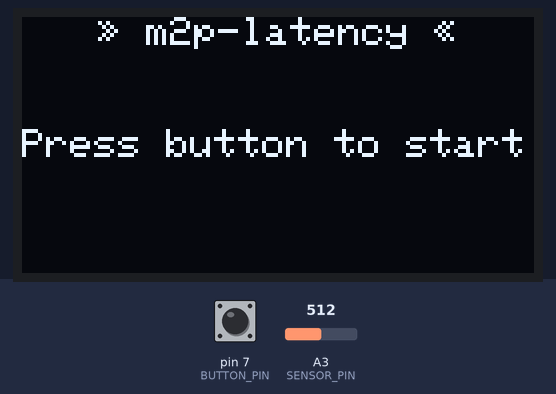
The program below on a simulated Arduino Micro, built with avr-gcc and run on an emulated ATmega32U4. Parts: 128×64 one-colour display. Inputs (shaded band) come from the test bench; at power-on: pin 7 (BUTTON_PIN) HIGH, A3 (SENSOR_PIN) = 512. USB keyboard and mouse output is not drawn.

Above: at 1.2 s.
1.3 s: pin 7 (BUTTON_PIN) pulled LOW for 0.15 s
At 2.0 s:
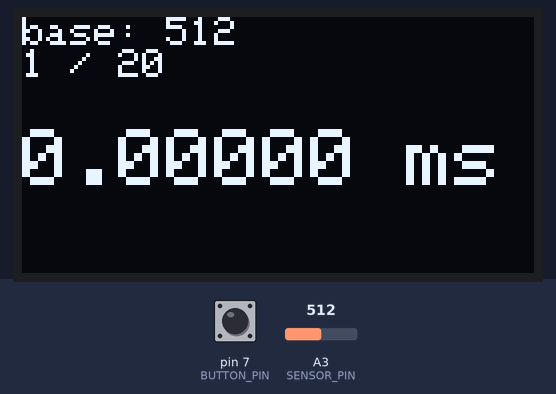
2.9 s: A3 (SENSOR_PIN) set to 532
At 4.0 s:
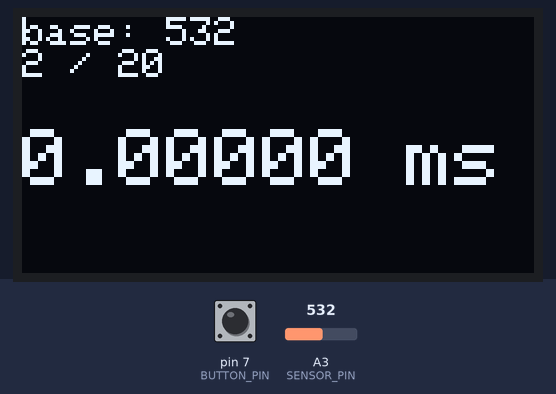
4.7 s: pin 7 (BUTTON_PIN) pulled LOW for 1 s
At 5.5 s:
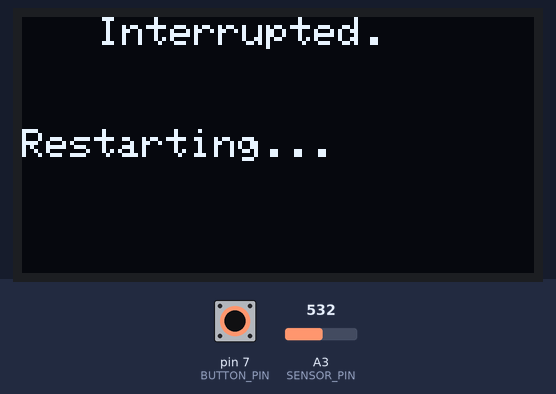
Timing chart, 0 to 7.7 s (numbered marks = the images above; inputs shaded):
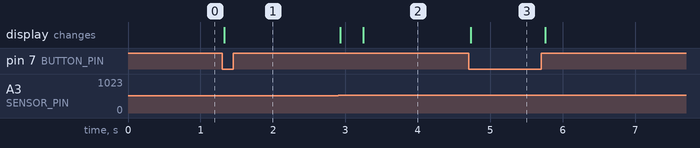

The program:

main.cpp
```cpp
#include "main.h"

uint32_t latencies_us[NUM_CYCLES] = {0};
uint8_t cycle_index = 0;

volatile boolean startRequested = false;
volatile boolean restartRequested = false;
boolean running = false;

/// @brief Inits analog pin and mouse HID
void setup()
{
  initScreen();

  pinMode(BUTTON_PIN, INPUT_PULLUP);
  attachInterrupt(digitalPinToInterrupt(BUTTON_PIN), isr, FALLING);
}

/// @brief Measures brightness, waits for brightness change, saves latency. Shows an average after last cycle.
void loop()
{
  if (startRequested)
  {
    startRequested = false;
    restartRequested = false;
    Mouse.begin();

    while (cycle_index < NUM_CYCLES)
    {
      measure();

      if (restartRequested)
      {
        Mouse.release();
        cycle_index = 0;

        drawInterrupted();
        delay(1000);
        startRequested = false;
        restartRequested = false;
        running = false;
        drawStartupScreen();
        break;
      }
    }

    if (cycle_index == NUM_CYCLES)
    {

      double mean_ms = 0.0;
      double sd_ms = 0.0;
      computeStatsMs(&mean_ms, &sd_ms);
      printAverage(mean_ms, sd_ms);

      cycle_index = 0;
      running = false;
      startRequested = false;
      restartRequested = false;
      Mouse.end();
    }
  }
}

void measure()
{
  // get reference brightness
  uint16_t baseline = analogRead(SENSOR_PIN);
  printMeasurement(baseline, cycle_index, 0.0);

  delay(MEASUREMENT_DELAY_MS);

  running = true;

  baseline = analogRead(SENSOR_PIN);

  // reset timer, click mouse
  const unsigned long start = micros();
  Mouse.press(MOUSE_LEFT);

  while (true)
  {
    if (restartRequested)
    {
      return;
    }

    const int delta = analogRead(SENSOR_PIN) - baseline;

    // loop until brightness delta is bigger than threshold
    if (abs(delta) > BRIGHTNESS_THRESHOLD)
    {
      // save and sum measured latency
      long latency = micros() - start - internalLatency;
      Mouse.release();

      if (latency <= 0)
      {
        printError();
        delay(1000);
        break;
      }

      // store cycle in the array
      if (cycle_index < NUM_CYCLES)
      {
        latencies_us[cycle_index] = latency;
      }

      printMeasurement(baseline, cycle_index, latency / MS_FACTOR, baseline + delta);

      delay(MEASUREMENT_DELAY_MS);

      cycle_index++;
      break;
    }
  }
}

void isr()
{
  if (running)
  {
    restartRequested = true;
  }
  else
  {
    startRequested = true;
  }
}

/// @brief Calculates mean latency and sample standard deviation for an array of us latencies.
void computeStatsMs(double *mean_ms, double *sd_ms)
{
  double sum_us = 0.0;
  double sd_us = 0.0;
  double mean_us = 0.0;
  double variance_us = 0.0;

  if (NUM_CYCLES == 0)
  {
    *mean_ms = 0.0;
    *sd_ms = 0.0;
    return;
  }

  if (NUM_CYCLES == 1)
  {
    *mean_ms = (double)latencies_us[0] / MS_FACTOR;
    *sd_ms = 0.0;
    return;
  }

  // calculate mean
  for (int i = 0; i < NUM_CYCLES; i++)
  {
    sum_us += (double)latencies_us[i];
  }
  mean_us = sum_us / (double)NUM_CYCLES;

  // calculate sample standard deviation

  for (int i = 0; i < NUM_CYCLES; i++)
  {
    const double diff_us = ((double)latencies_us[i]) - mean_us;
    variance_us += diff_us * diff_us;
  }
  sd_us = sqrt(variance_us / (NUM_CYCLES - 1));

  *mean_ms = mean_us / MS_FACTOR;
  *sd_ms = sd_us / MS_FACTOR;
}
```

display.cpp
```cpp
#include "display.h"
#include "main.h"

Adafruit_SSD1306 display(SCREEN_WIDTH, SCREEN_HEIGHT, &Wire, -1);

/// @brief SSD1306 setup and rendering a splashscreen.
void initScreen()
{
  if (!display.begin(SSD1306_SWITCHCAPVCC, DISPLAY_I2C_ADDR))
  {
    // Fatal error - blink RX LED
    pinMode(RX_LED_PIN, OUTPUT);
    while (true)
    {
      digitalWrite(RX_LED_PIN, HIGH);
      delay(BLINK_DELAY);
      digitalWrite(RX_LED_PIN, LOW);
      delay(BLINK_DELAY);
    }
  }

  drawStartupScreen();
}

void drawStartupScreen()
{
  display.clearDisplay();
  display.setTextSize(1);
  display.setTextColor(WHITE);
  display.setCursor(19, 0);
  display.write(GLYPH_LBRAK);
  display.print(" m2p-latency ");
  display.write(GLYPH_RBRAK);
  display.setCursor(0, LOWER_CURSOR_Y);
  display.setTextSize(1);
  display.print("Press button to start");
  display.display();
}

void drawInterrupted()
{
  display.clearDisplay();
  display.setTextSize(1);
  display.setTextColor(WHITE);
  display.setCursor(19, 0);
  display.print("Interrupted.");
  display.setCursor(0, LOWER_CURSOR_Y);
  display.setTextSize(1);
  display.print("Restarting...");
  display.display();
}

/// @brief Draws milliseconds onto the lower portion of the screen.
void drawMsValue(double ms)
{
  display.setTextSize(2);
  display.setCursor(0, LOWER_CURSOR_Y);
  const int digits = log10(ms) + 1;

  display.print(ms, 5 - digits);
  display.print(" ms");
  display.display();
}

/// @brief Draws std dev onto the lower portion of the screen.
void drawStdDevValue(double stddev)
{
  display.setTextSize(1);
  display.setCursor(0, LOWER_CURSOR_Y + 18);
  display.write(GLYPH_SIGMA);
  display.print(" ");
  display.print(stddev, 2);
  display.display();
}

/// @brief To be called between measurements, to show a live update to the user.
void printMeasurement(uint16_t baseline, uint8_t cycle_index, double cycle_latency, uint16_t measured)
{
  display.clearDisplay();

  display.setTextSize(1);
  display.setCursor(0, 0);
  display.print("base: ");
  display.print(baseline);
  display.print(" ");

  if (measured != 0)
  {
    display.write(GLYPH_NEW);
    display.print(" new: ");
    display.print(measured);
  }

  display.setCursor(0, 8);
  display.print(cycle_index + 1);
  display.print(" / ");
  display.print(NUM_CYCLES);

  drawMsValue(cycle_latency);
}

void printError()
{
  display.clearDisplay();

  display.setTextSize(1);
  display.setCursor(0, 0);
  display.println("implausible value!");
  display.print("repeating cycle...");
  display.display();
}

/// @brief To be called after all measurements finish, to show the statistics.
void printAverage(double mean_ms, double sd_ms)
{
  display.clearDisplay();

  display.setTextSize(1);
  display.setCursor(0, 0);
  display.println("Press button");
  display.println("to restart.");
  display.write(GLYPH_AVG);
  display.print(" over ");
  display.print(NUM_CYCLES);
  display.println(" cycles:");

  drawMsValue(mean_ms);
  drawStdDevValue(sd_ms);
}
```

display.h
```cpp
#pragma once

#include <Adafruit_GFX.h>
#include <Adafruit_SSD1306.h>

static const uint8_t SCREEN_WIDTH = 128;
static const uint8_t SCREEN_HEIGHT = 64;
static const int16_t LOWER_CURSOR_Y = SCREEN_HEIGHT / 2 - 4;
static const uint8_t GLYPH_NEW = 0x1A;
static const uint8_t GLYPH_AVG = 0xE5;
static const uint8_t GLYPH_SIGMA = 0xE4;
static const uint8_t GLYPH_LBRAK = 0xAF;
static const uint8_t GLYPH_RBRAK = 0xAE;
static const uint8_t DISPLAY_I2C_ADDR = 0x3C;
static const uint8_t BLINK_DELAY = 200;

void drawMsValue(float mean_ms);
void drawStdDevValue(float sd_ms);
void printMeasurement(uint16_t baseline, uint8_t cycle_index, double cycle_latency, uint16_t measured = 0);
void printAverage(double mean_ms, double sd_ms);
void showHeader();
void printError();
void drawStartupScreen();
void drawInterrupted();
```

main.h
```cpp
#pragma once

#include <Arduino.h>
#include "Mouse.h"
#include <math.h>
#include "display.h"

/// @brief Analog pin connected to signal of photodiode/photoresistor
static const uint8_t SENSOR_PIN = A3;
/// @brief Pin shorted to ground via button
static const uint8_t BUTTON_PIN = 7;
/// @brief RX LED PIN to show fault
static const uint8_t RX_LED_PIN = 17;
/// @brief Sensor threshold for registering a screen change event in 40 mV increments of the analog readout.
static const uint16_t BRIGHTNESS_THRESHOLD = 10;
/// @brief Number of measurements before calculating summary
static const uint8_t NUM_CYCLES = 20;
/// @brief Internal latency of the analog read, this lag will be subtracted from the measured latency
static const uint16_t internalLatency = 112;

static const uint16_t MEASUREMENT_DELAY_MS = 287;
static const double MS_FACTOR = 1000.0;

void initScreen();
void isr();
void measure();
void computeStatsMs(double *mean_ms, double *sd_ms);
```

Measured:
- the behaviour switches between 522 and 523 on A3 (SENSOR_PIN) (found by bisection; images 1 and 2)
- after the input at 1.3 s, the display: changes at once (image 1)
- after the input at 2.9 s, the display: first changes at once (image 2 shows a later state)
- after the input at 4.7 s, the display: changes at once (image 3)
